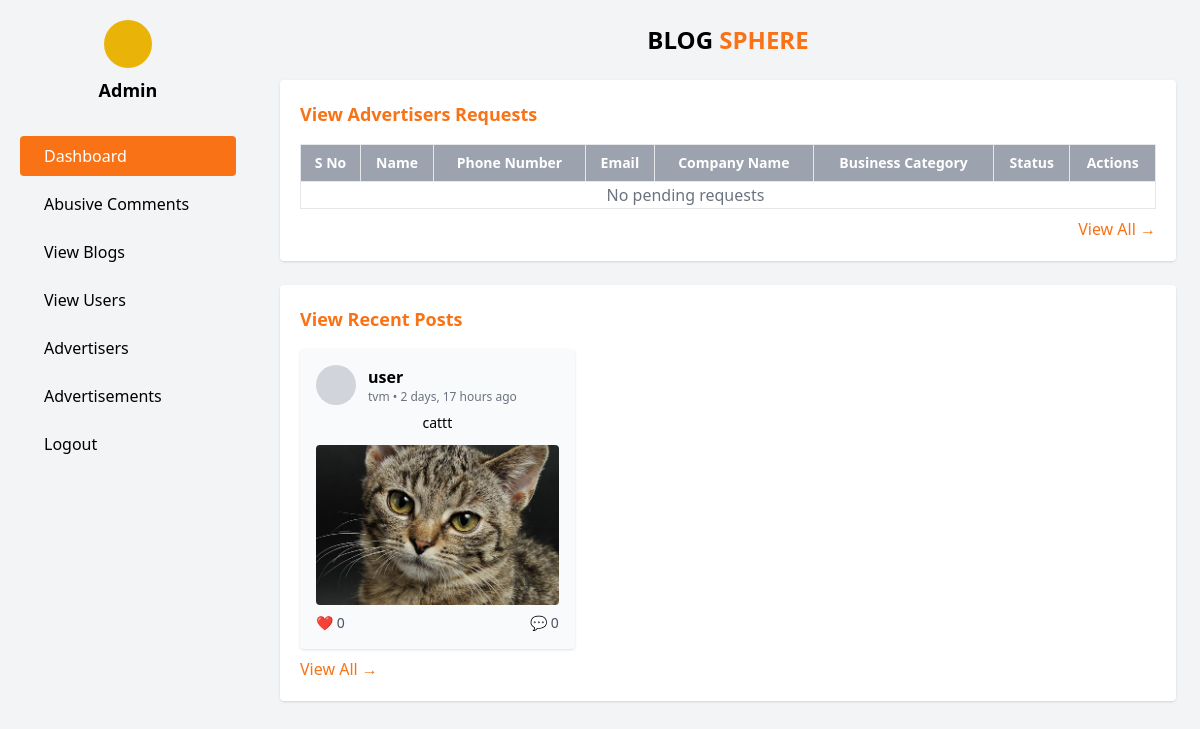
Before: /admin_panel/dashboard/ (signed in) with the older database file.
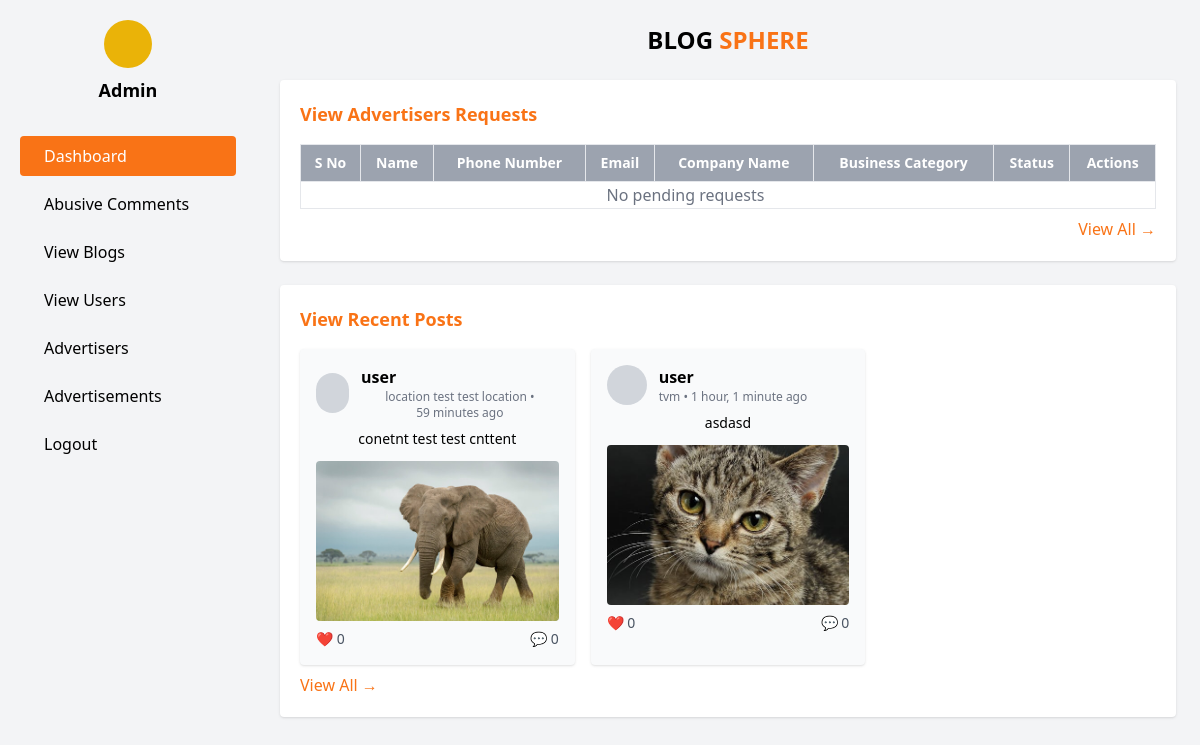
After: the same page with the newer database file.
### posts/models.py (models this page shows, shortened)
class Post(models.Model):
    user = models.ForeignKey(User, on_delete=models.CASCADE)
    title = models.CharField(max_length=255, blank=True)
    content = models.TextField(blank=True)
    location = models.CharField(max_length=255, blank=True)
    image = models.ImageField(upload_to='post_images/', blank=True, null=True)
    created_at = models.DateTimeField(auto_now_add=True)

### account/models.py (models this page shows)
class User(AbstractUser):
    USER_TYPE_CHOICES = (
        ('normal', 'Normal User'),
        ('advertiser', 'Advertiser'),
    )
    user_type = models.CharField(max_length=20, choices=USER_TYPE_CHOICES, default='normal')

### admin_panel/views.py (the view)
# urls.py: path('dashboard/', views.admin_dashboard, name='admin_dashboard'),
@never_cache
@login_required
@user_passes_test(is_admin)
def admin_dashboard(request):
    advertisers = User.objects.filter(is_active=False, user_type='advertiser')
    recent_posts = Post.objects.order_by('-created_at')[:3]
    return render(request, 'admin_panel/admin_dashboard.html', {'advertisers': advertisers, 'recent_posts': recent_posts})

### admin_panel/views.py (called while the page is built)
def is_admin(user):
    return user.is_superuser

### admin_panel/templates/admin_panel/admin_dashboard.html
{% extends "admin_base.html" %}
{% block content %}
<div class="bg-white p-5 shadow rounded mb-6">
    <h2 class="text-lg font-semibold mb-4 text-orange-500 text-left">
      View Advertisers Requests
    </h2>
    <table class="w-full border-collapse border border-gray-200">
      <thead>
        <tr class="bg-gray-400 text-white font-light text-sm">
          <th class="border p-2">S No</th>
          <th class="border p-2">Name</th>
          <th class="border p-2">Phone Number</th>
          <th class="border p-2">Email</th>
          <th class="border p-2">Company Name</th>
          <th class="border p-2">Business Category</th>
          <th class="border p-2">Status</th>
          <th class="border p-2">Actions</th>
        </tr>
      </thead>
      <tbody>
        {% for advertiser in advertisers %}
        <tr class="text-center">
            <td class="border p-2">{{ forloop.counter }}</td>
            <td class="border p-2">{{ advertiser.username }}</td>
            <td class="border p-2">{{ advertiser.advertiser.contact_number }}</td>
            <td class="border p-2">{{ advertiser.email }}</td>
            <td class="border p-2">{{ advertiser.advertiser.business_name }}</td>
            <td class="border p-2">{{ advertiser.advertiser.business_type }}</td>
            <td class="border p-2">
              {% if advertiser.is_active %}
                <span class="bg-green-100 text-green-800 px-2 py-1 rounded">Active</span>
              {% else %}
                <span class="bg-red-100 text-red-800 px-2 py-1 rounded">Inactive</span>
              {% endif %}
            </td>
          <td class="border p-2">
            <a href="{% url 'approve_advertiser' advertiser.id %}" class="text-green-600">✅</a>
            <a href="{% url 'reject_advertiser' advertiser.id %}" class="text-red-600">❌</a>
          </td>
        </tr>
        {% empty %}
        <tr><td colspan="7" class="text-center text-gray-500">No pending requests</td></tr>
        {% endfor %}
      </tbody>
    </table>
    <a href="{% url 'all_advertisers' %}" class="text-orange-500 mt-2 block text-right"
      >View All →</a
    >
  </div>
  <div class="bg-white p-5 shadow rounded">
    <h2 class="text-lg font-semibold mb-4 text-orange-500 text-left">
      View Recent Posts
    </h2>
    <div class="grid grid-cols-3 gap-4">
    {% for post in recent_posts %}
    <div class="bg-gray-50 p-4 rounded shadow">
        <div class="flex items-center space-x-3 mb-2">
          <div class="w-10 h-10 bg-gray-300 rounded-full"></div>
          <div>
            <p class="font-semibold text-left">{{ post.user }}</p>
            <p class="text-xs text-gray-500">
              {{ post.location }} • {{ post.created_at|timesince }} ago
            </p>
          </div>
        </div>
        <p class="text-sm mb-3">{{ post.content|truncatechars:50 }}</p>
        {% if post.image %}
          <img src="{{ post.image.url }}" class="w-full h-40 object-cover rounded" />
        {% else %}
          <div class="w-full h-40 bg-gray-300 rounded"></div>
        {% endif %}
        <div class="flex justify-between text-sm text-gray-600 mt-2">
          <span>❤️ {{ post.likes.count }}</span>
          <span>💬 {{ post.comments.count }}</span>
        </div>
      </div>
    {% endfor %}
    </div>
    <a href="#" class="text-orange-500 mt-2 block text-left"
      >View All →</a
    >
  </div>
{% endblock %}

Changed rows visible on the page:
removed Post: user "user", location "tvm", created_at "2 days, 17 hours", content "cattt", image (picture), likes.count "0", comments.count "0"
added Post: user "user", location "location test test location", created_at "59 minutes", content "conetnt test test cnttent", image (picture), likes.count "0", comments.count "0"
added Post: user "user", location "tvm", created_at "1 hour, 1 minute", content "asdasd", image (picture), likes.count "0", comments.count "0"
